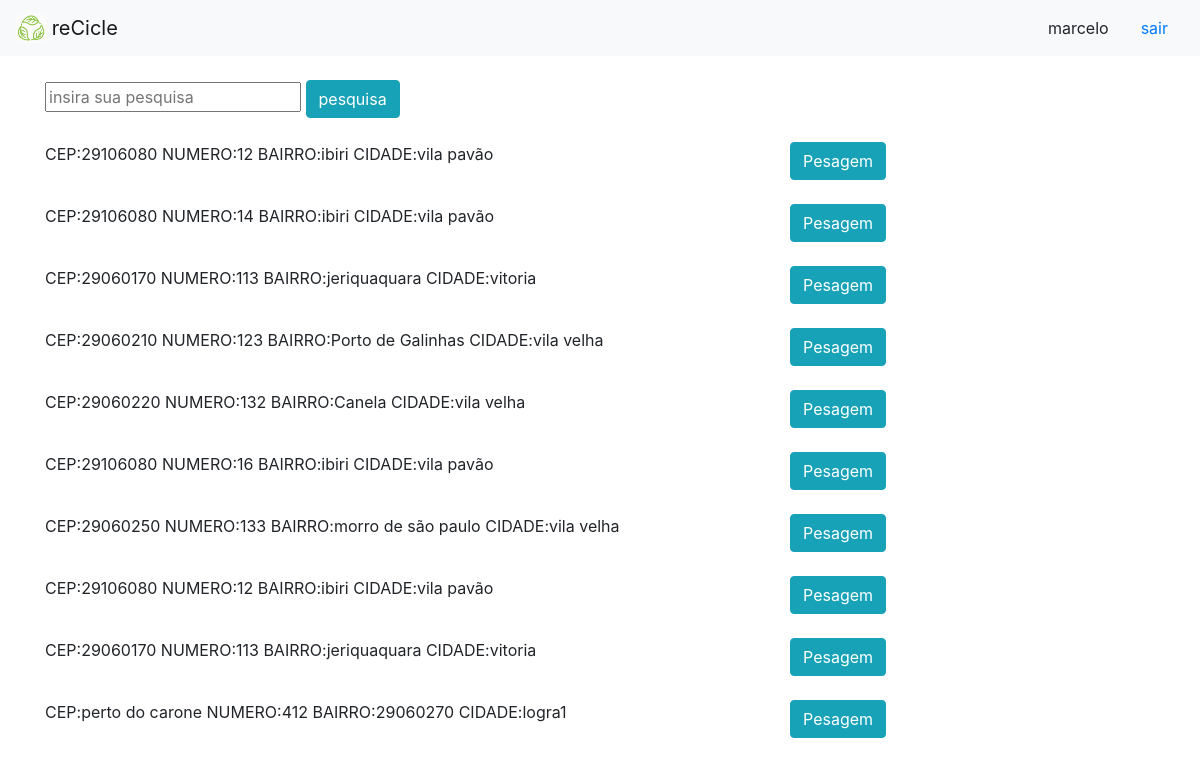
Page /motorista/coleta/ (signed in) on the earlier database version.
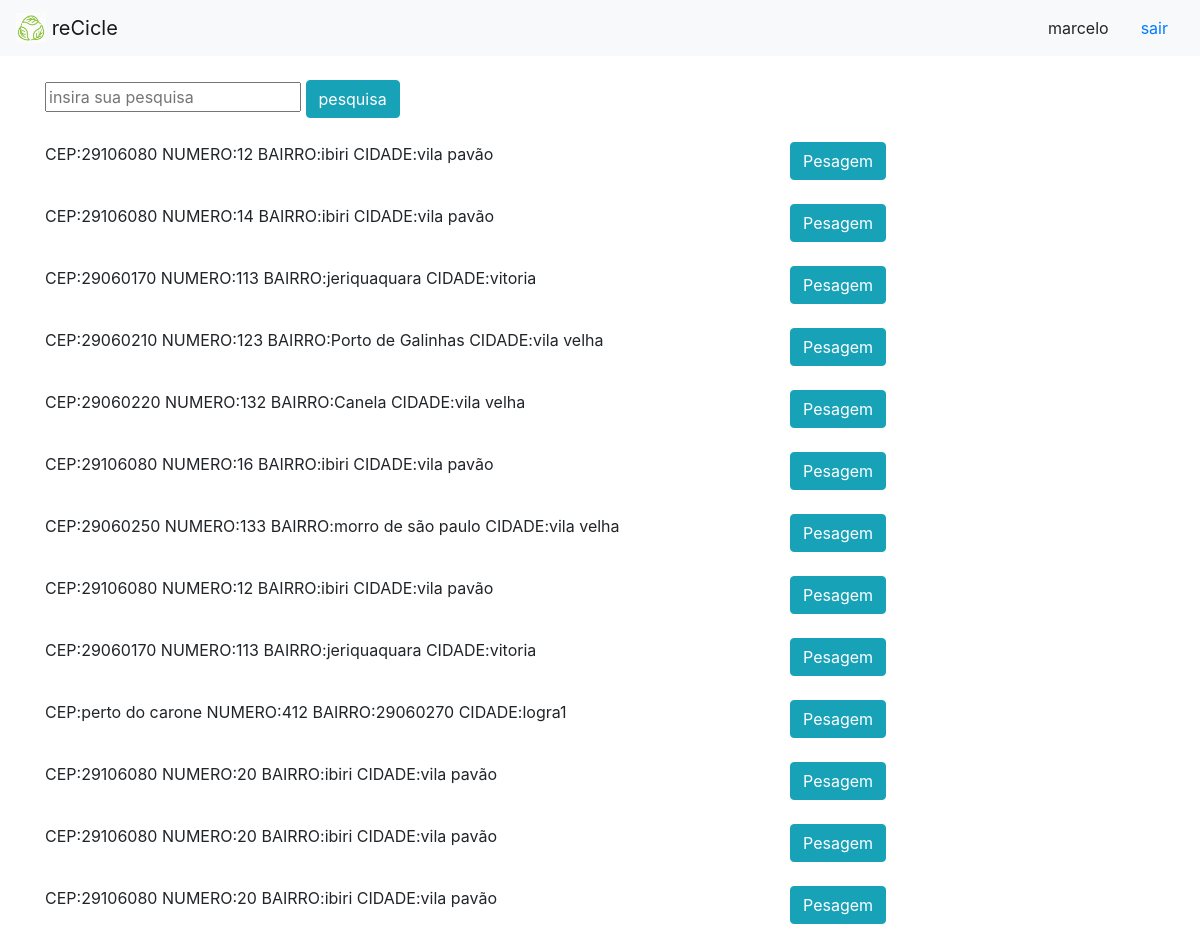
Same page on the later database version.
### Aplicacao/models.py (models this page shows, shortened)
class Coleta(models.Model):
    cliente     = models.ForeignKey(Cliente, on_delete=models.CASCADE)
    aguardando  = models.BooleanField()
    def __str__(self):
        return  "CEP:"+self.cliente.endereco.cep+" NUMERO:"+self.cliente.endereco.numero+" BAIRRO:"+self.cliente.endereco.bairro.nome_bairro+" CIDADE:"+self.cliente.endereco.cidade.nome_cidade

class Cliente(models.Model):
    usuario =  models.ForeignKey(User,on_delete=models.CASCADE)
    carteira = models.ForeignKey(Carteira,on_delete=models.CASCADE)
    endereco = models.ForeignKey(Endereco,on_delete=models.CASCADE)
    data_nascimento = models.DateField()
    cpf = models.CharField(max_length=11)

class Bairro(Cidade):
    nome_bairro = models.CharField(max_length=35)

class Endereco(Bairro):   # cep e estado com mascara no html
    logradouro = models.TextField()
    cep        = models.CharField(max_length=8)
    numero     = models.CharField(max_length=4)
    referencia = models.TextField()

class Estado(models.Model):
    sigla = models.CharField(max_length=2)

class Cidade(Estado):
    nome_cidade = models.CharField(max_length=35)

class Bairro(Cidade):
    nome_bairro = models.CharField(max_length=35)

class Estado(models.Model):
    sigla = models.CharField(max_length=2)

### Aplicacao/views.py (the view)
# urls.py: path('motorista/coleta/',views.visualizar_coletas),
@login_required(login_url='/login/')
def visualizar_coletas(request):
    nome = getNome(request)
    result = Coleta.objects.filter(aguardando=True)
    coletas = []
    for i in result:
        coletas.append(i)
    return render(request,'motorista_coleta.html',{'coletas':coletas,'nome':nome})

### Aplicacao/views.py (called while the page is built)
def getUser(request):
    result = User.objects.filter(email=request.session['email'])
    return result[0]

def getNome(request):
    result= getUser(request)
    nome=result.first_name
    return nome

### Aplicacao/templates/motorista_coleta.html (shortened to what this page needs)
<!DOCTYPE html>
<html lang="en">
    <head>
            {% load static %}
        <link type="text/css" rel="stylesheet" href="{% static 'css/bootstrap.min.css' %}">
    </head>
    <body>
        <nav class="navbar navbar-light bg-light">
            <a class="navbar-brand" href="">
                <img src="/static/img/recicle.png" width="30" height="30" class="d-inline-block align-top" alt="">
                reCicle
            </a>
            <ul class="nav justify-content-end">
                <li class="nav-item">
                    <a class="nav-link " >{{nome}}</a>
                </li>
                <li class="nav-item">
                    <a class="nav-link" href="/logout/">sair</a>
                </li>
            </ul>
        </nav>
    <br>
        <div class="container">
            <form method="POST" class="post-form">{% csrf_token %}
                <input type="text"    name='filtro' placeholder='insira sua pesquisa'>
                <button type="submit" class="btn btn-info" >
                    pesquisa
                </button>
            </form>
        </div>
    <br>
        <div class="container">
            {% for coleta in coletas %}
            <div class="row">
                <div class="col-8">
                    {{coleta}}
                </div>
                <div class=".col-sm-4">
                    <a href="pesagem/" class="btn btn-info">Pesagem</a>
                </div>
            </div>
    <br>
            {% endfor %}
        </div>
    </body>
</html>

Differences in the rows shown:
added Coleta: cliente.nome_cidade "CEP:29106080 NUMERO:20 BAIRRO:ibiri CIDADE:vila pavão"
added Coleta: cliente.nome_cidade "CEP:29106080 NUMERO:20 BAIRRO:ibiri CIDADE:vila pavão"
added Coleta: cliente.nome_cidade "CEP:29106080 NUMERO:20 BAIRRO:ibiri CIDADE:vila pavão"
